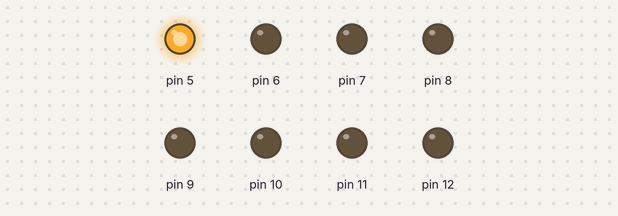
The sketch below on a simulated Arduino Uno, built with avr-gcc and run on an emulated ATmega328P. Shown: output pins drawn as LEDs (lit = HIGH).

Above: at 0.02 s.
At 1.54 s:
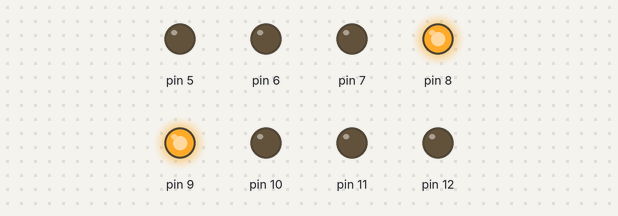
At 1.7 s:
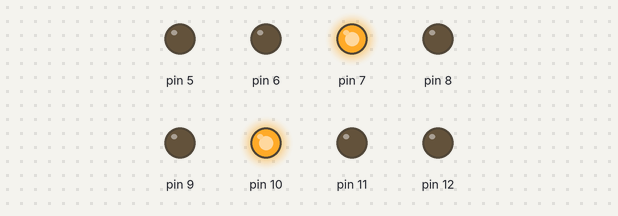
At 1.86 s:
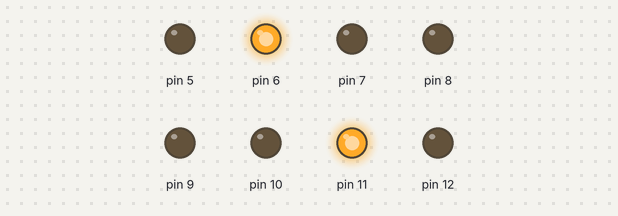
At 2.02 s:
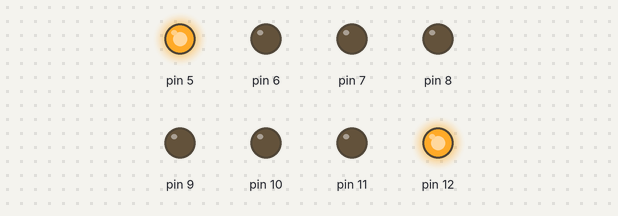
At 4.24 s:
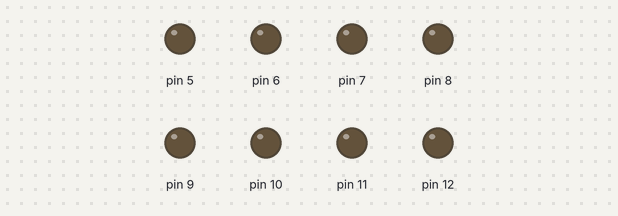
Timing chart, 0 to 4.9 s (numbered marks = the images above):
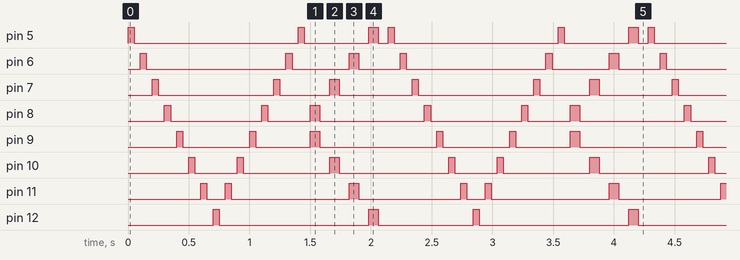

The sketch:

repte_3.ino
```cpp
/**********************************************************************************
**                                                                               **
**                     Repte 1. Array de 8 LEDs 3                                **
**                                                                               **
** GORKA FERNÁNDEZ RAMOS                                       11/03/2017        **
**********************************************************************************/

//******************************* INCLUDES ****************************************

//******************************* VARIABLES ***************************************
int LED5 = 5;
int LED6 = 6;
int LED7 = 7;
int LED8 = 8;
int LED9 = 9;
int LED10 = 10;
int LED11 = 11;
int LED12 = 12;
//******************************** SETUP ******************************************
void setup()
{
  pinMode(12, OUTPUT);
  pinMode(11, OUTPUT);
  pinMode(10, OUTPUT);
  pinMode(9, OUTPUT);
  pinMode(8, OUTPUT);
  pinMode(7, OUTPUT);
  pinMode(6, OUTPUT);
  pinMode(5, OUTPUT);
}

//********************************* LOOP ******************************************
void loop()
{
  digitalWrite(5, HIGH);
  delay(50);
  digitalWrite(5, LOW);
  delay(50);

  digitalWrite(6, HIGH);
  delay(50);
  digitalWrite(6, LOW);
  delay(50);

  digitalWrite(7, HIGH);
  delay(50);
  digitalWrite(7, LOW);
  delay(50);

  digitalWrite(8, HIGH);
  delay(50);
  digitalWrite(8, LOW);
  delay(50);

  digitalWrite(9, HIGH);
  delay(50);
  digitalWrite(9, LOW);
  delay(50);

  digitalWrite(10, HIGH);
  delay(50);
  digitalWrite(10, LOW);
  delay(50);

  digitalWrite(11, HIGH);
  delay(50);
  digitalWrite(11, LOW);
  delay(50);

  digitalWrite(12, HIGH);
  delay(50);
  digitalWrite(12, LOW);
  delay(50);

  digitalWrite(11, HIGH);
  delay(50);
  digitalWrite(11, LOW);
  delay(50);

  digitalWrite(10, HIGH);
  delay(50);
  digitalWrite(10, LOW);
  delay(50);

  digitalWrite(9, HIGH);
  delay(50);
  digitalWrite(9, LOW);
  delay(50);

  digitalWrite(8, HIGH);
  delay(50);
  digitalWrite(8, LOW);
  delay(50);

  digitalWrite(7, HIGH);
  delay(50);
  digitalWrite(7, LOW);
  delay(50);

  digitalWrite(6, HIGH);
  delay(50);
  digitalWrite(6, LOW);
  delay(50);

  digitalWrite(5, HIGH);
  delay(50);
  digitalWrite(5, LOW);
  delay(50);

  digitalWrite(8 , HIGH);
  digitalWrite(9 , HIGH);
  delay(80);
  digitalWrite(8 , LOW);
  digitalWrite(9 , LOW);
  delay(80);

  digitalWrite(7 , HIGH);
  digitalWrite(10 , HIGH);
  delay(80);
  digitalWrite(7 , LOW);
    digitalWrite(10 , LOW);
  delay(80);

    digitalWrite(6, HIGH);
    digitalWrite(11, HIGH);
  delay(80);
  digitalWrite(6, LOW);
    digitalWrite(11, LOW);
  delay(80);

  digitalWrite(5, HIGH);
  digitalWrite(12, HIGH);
  delay(80);
  digitalWrite(5, LOW);
  digitalWrite(12, LOW);
  delay(80);
}

//******************************* FUNCIONS ****************************************
```

Measured:
- by itself, pin 5: repeats every 2.1 s: LOW 1.4 s, HIGH 0.05 s, LOW 0.53 s, HIGH 0.08 s, LOW 0.08 s, HIGH 0.05 s
- by itself, pin 6: repeats every 2.1 s: LOW 1.2 s, HIGH 0.05 s, LOW 0.47 s, HIGH 0.08 s, LOW 0.34 s, HIGH 0.05 s
- by itself, pin 7: repeats every 2.1 s: LOW 0.95 s, HIGH 0.05 s, LOW 0.41 s, HIGH 0.08 s, LOW 0.60 s, HIGH 0.05 s
- by itself, pin 8: repeats every 2.1 s: LOW 0.75 s, HIGH 0.05 s, LOW 0.35 s, HIGH 0.08 s, LOW 0.86 s, HIGH 0.05 s
- by itself, pin 9: repeats every 2.1 s: LOW 0.55 s, HIGH 0.05 s, LOW 0.45 s, HIGH 0.08 s, LOW 0.96 s, HIGH 0.05 s
- by itself, pin 10: repeats every 2.1 s: LOW 0.35 s, HIGH 0.05 s, LOW 0.71 s, HIGH 0.08 s, LOW 0.90 s, HIGH 0.05 s
- by itself, pin 11: repeats every 2.1 s: LOW 0.15 s, HIGH 0.05 s, LOW 0.97 s, HIGH 0.08 s, LOW 0.84 s, HIGH 0.05 s
- by itself, pin 12: repeats every 2.1 s: LOW 1.2 s, HIGH 0.08 s, LOW 0.78 s, HIGH 0.05 s
